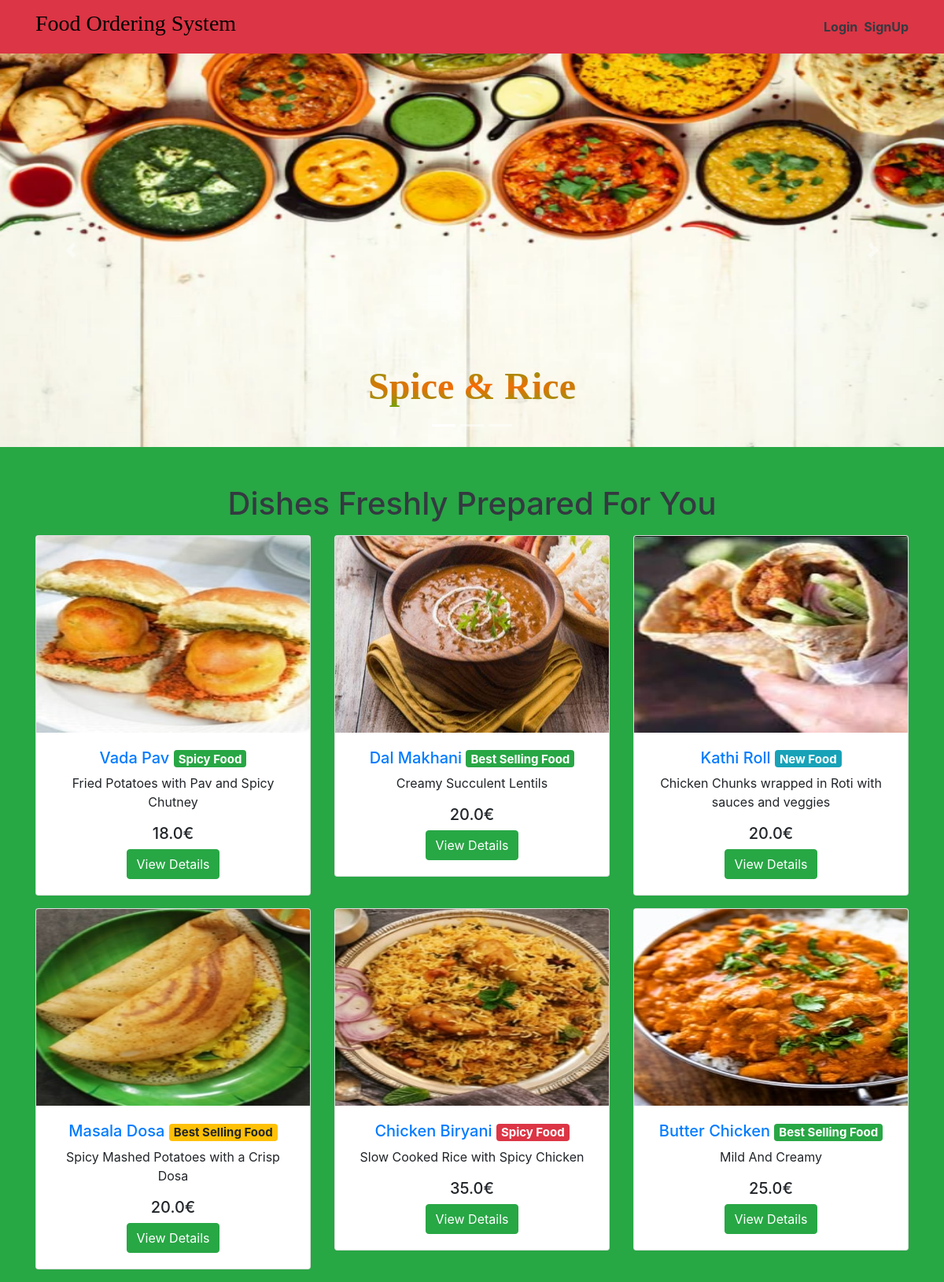
The page / on the database its author committed.
### main/models.py (models this page shows, shortened)
class Item(models.Model):
    LABELS = (
        ('Best Selling Food', 'Best Selling Food'),
        ('New Food', 'New Food'),
        ('Spicy Food', 'Spicy Food'),
    )
    LABEL_COLOUR = (
        ('danger', 'danger'),
        ('success', 'success'),
        ('primary', 'primary'),
        ('info', 'info'),
        ('warning', 'warning'),
    )
    title = models.CharField(max_length=150)
    description = models.CharField(max_length=250,blank=True)
    price = models.FloatField()
    pieces = models.IntegerField(default=6)
    instructions = models.CharField(max_length=250,default="Available")
    image = models.ImageField(default='default.png', upload_to='images/')
    labels = models.CharField(max_length=25, choices=LABELS, blank=True)
    label_colour = models.CharField(max_length=15, choices=LABEL_COLOUR, blank=True)
    slug = models.SlugField(default="foods")
    created_by = models.ForeignKey(User, on_delete=models.CASCADE)

### main/views.py (the view)
# urls.py: path('', MenuListView.as_view(), name='home'),
class MenuListView(ListView):
    model = Item
    template_name = 'main/home.html'
    context_object_name = 'menu_items'

### main/templates/main/home.html (shortened to what this page needs)
{% extends "main/layout.html" %}
{% block content %}
  <div class="home bg-success">
    <div id="carouselExampleCaptions" class="carousel slide mb-5" data-ride="carousel" style="height: 500px;">
        <ol class="carousel-indicators">
          <li data-target="#carouselExampleCaptions" data-slide-to="0" class="active"></li>
          <li data-target="#carouselExampleCaptions" data-slide-to="1"></li>
          <li data-target="#carouselExampleCaptions" data-slide-to="2"></li>
        </ol>
        <div class="carousel-inner">
          <div class="carousel-item active">
            <img src="../media/indian_food.png" class="d-block w-100" alt="sushi1" height="500px">
            <div class="carousel-caption d-none d-md-block text-dark">
              <h1 style="font-size: 300%;font-weight: 600;
              background-image:radial-gradient(#fc6806, #30bd0c);
              color: transparent;
              background-clip: text;
              -webkit-background-clip: text;font-family: verdana;">Spice & Rice</h1>
            </div>
          </div>
        </div>
        <a class="carousel-control-prev" href="#carouselExampleCaptions" role="button" data-slide="prev">
          <span class="carousel-control-prev-icon" aria-hidden="true"></span>
        </a>
        <a class="carousel-control-next" href="#carouselExampleCaptions" role="button" data-slide="next">
          <span class="carousel-control-next-icon" aria-hidden="true"></span>
        </a>
    </div>
    <div class="container">
      <h1 class="text-center text-dark mb-3">Dishes Freshly Prepared For You</h1>
      <div class="row">
        {% for item in menu_items %}
            <div class="col-sm-4">
                <div class="card mb-3" style="height: fit-content; overflow: auto;">
                  <img src="{{ item.image.url }}" style="height: 250px;">
                    <div class="card-body text-center">
                      <h5 class="text-center"><a href="{% url 'main:dishes' item.slug %}">{{ item.title }} </a><span class="badge badge-{{ item.label_colour }}">{{ item.labels }}</span></h5>
                      <p class="text-center">{{ item.description }}</p>
                      <h5 class="text-center">{{ item.price }}€</h5>
                      <a href="{% url 'main:dishes' item.slug %}" class="btn btn-success">View Details</a>
                    </div>
                </div>
            </div>
        {% endfor %}
      </div>
    </div>
  </div>
{% endblock content %}

### rows shown on the page
Item: image (picture), title "Vada Pav", labels "Spicy Food", description "Fried Potatoes with Pav and Spicy Chutney", price "18.0"
Item: image (picture), title "Dal Makhani", labels "Best Selling Food", description "Creamy Succulent Lentils", price "20.0"
Item: image (picture), title "Kathi Roll", labels "New Food", description "Chicken Chunks wrapped in Roti with sauces and veggies", price "20.0"
Item: image (picture), title "Masala Dosa", labels "Best Selling Food", description "Spicy Mashed Potatoes with a Crisp Dosa", price "20.0"
Item: image (picture), title "Chicken Biryani", labels "Spicy Food", description "Slow Cooked Rice with Spicy Chicken", price "35.0"
Item: image (picture), title "Butter Chicken", labels "Best Selling Food", description "Mild And Creamy", price "25.0"
